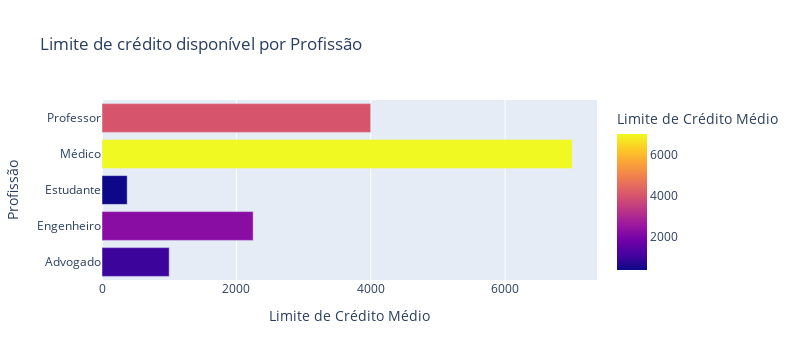

The code cell stored with this chart in its notebook:
### Markdown cell above
# **Gráfico de Barras Horizontais**

A ideia aqui é avaliar a relação entre as váriaveis no caso Limite de Credito liberado por tipo de Profissão (Claramente diz a respeito ao salário)

### Code cell
lc_por_profissao = df.groupby('Profissão')['Limite_Credito'].mean().reset_index()

fig = px.bar(lc_por_profissao, x='Limite_Credito', y='Profissão', orientation='h',
             title='Limite de crédito disponível por Profissão',
             labels={'Limite_Credito': 'Limite de Crédito Médio', 'Profissão': 'Profissão'},
             color='Limite_Credito', 
             width=800) 

fig.show()

### Figure 1 — Plotly figure (JSON) as saved in the notebook; plotly's stock layout.template omitted (floating-point values rounded to 4 significant figures)
{"data": [{"alignmentgroup": "True", "hovertemplate": "Limite de Crédito Médio=%{marker.color}<br>Profissão=%{y}<extra></extra>", "legendgroup": "", "marker": {"color": [1000, 2250, 375, 7000, 4000], "coloraxis": "coloraxis", "pattern": {"shape": ""}}, "name": "", "offsetgroup": "", "orientation": "h", "showlegend": false, "textposition": "auto", "type": "bar", "x": [1000, 2250, 375, 7000, 4000], "xaxis": "x", "y": ["Advogado", "Engenheiro", "Estudante", "Médico", "Professor"], "yaxis": "y"}], "layout": {"barmode": "relative", "coloraxis": {"colorbar": {"title": {"text": "Limite de Crédito Médio"}}, "colorscale": [[0, "#0d0887"], [0.1111, "#46039f"], [0.2222, "#7201a8"], [0.3333, "#9c179e"], [0.4444, "#bd3786"], [0.5556, "#d8576b"], [0.6667, "#ed7953"], [0.7778, "#fb9f3a"], [0.8889, "#fdca26"], [1, "#f0f921"]]}, "height": 360, "legend": {"tracegroupgap": 0}, "title": {"text": "Limite de crédito disponível por Profissão"}, "width": 800, "xaxis": {"anchor": "y", "autorange": true, "domain": [0, 1], "range": [0, 7368.0], "title": {"text": "Limite de Crédito Médio"}, "type": "linear"}, "yaxis": {"anchor": "x", "autorange": true, "domain": [0, 1], "range": [-0.5, 4.5], "title": {"text": "Profissão"}, "type": "category"}}}
